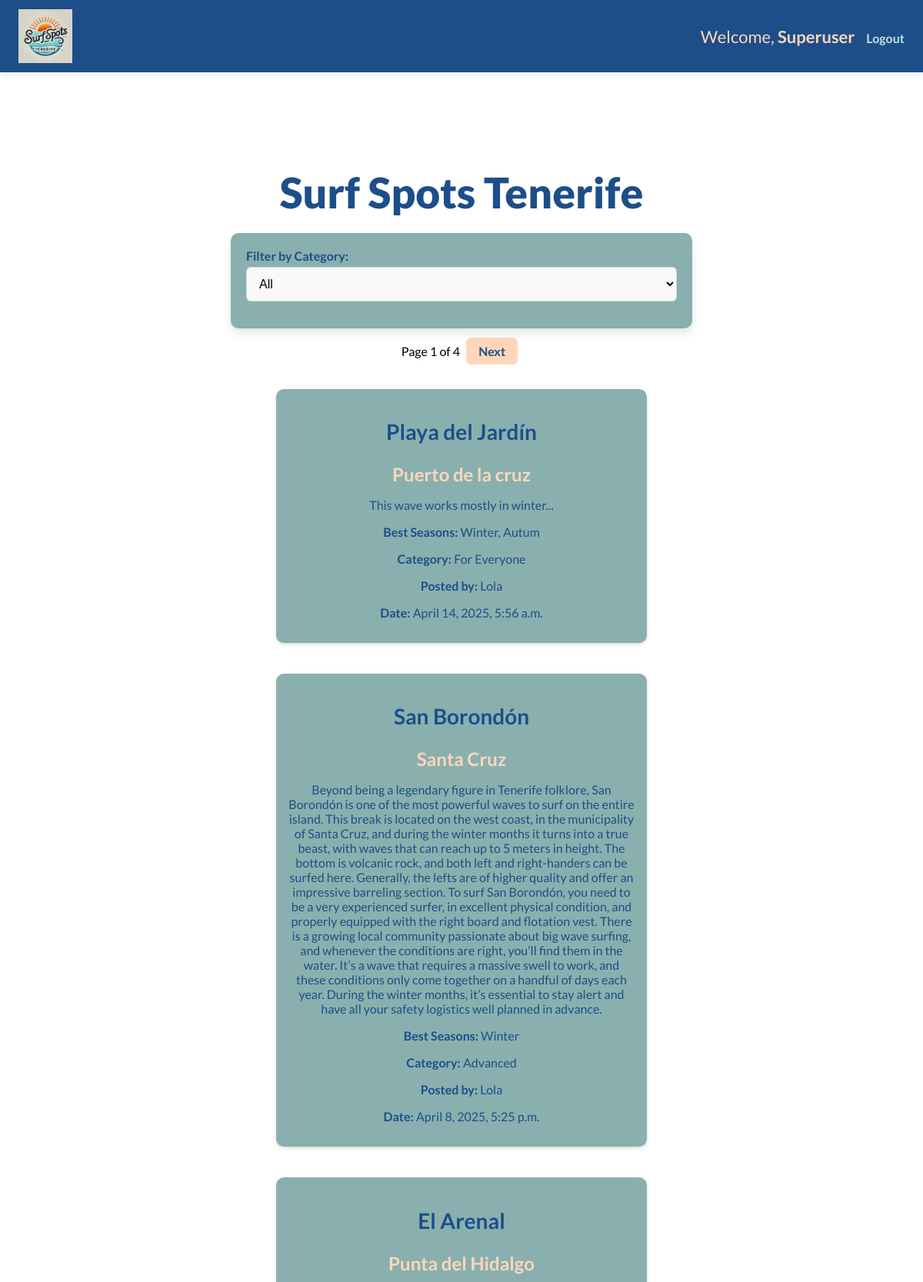
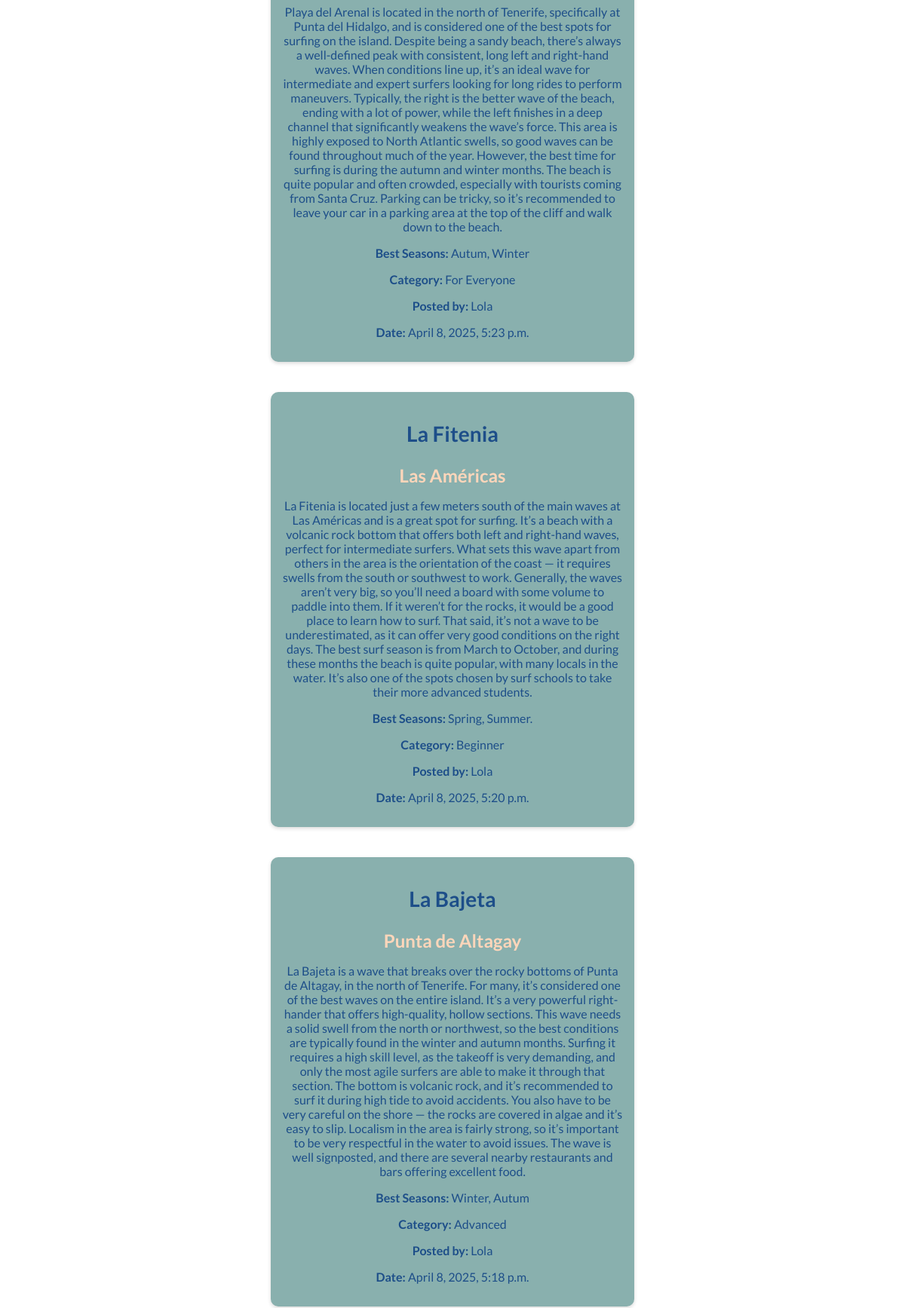
Screenshot of /users/home/ (signed in, upper part) with the database file from the repository (2 pictures, top to bottom).
### users_account/models.py (models this page shows, shortened)
class NovaUser(AbstractUser):
    pass

class SurfSpot(models.Model):
    CATEGORY_CHOICES = [
        ("Beginner", "Beginner"),
        ("Advanced", "Advanced"),
        ("For Everyone", "For Everyone"),
    ]
    title = models.CharField(max_length=50)
    location = models.CharField(max_length=50)
    description = models.TextField()
    best_seasons = models.CharField(max_length=300, blank=True, null=True)
    category = models.CharField(max_length=20, choices=CATEGORY_CHOICES, default="For Everyone") # New category field
    user = models.ForeignKey(settings.AUTH_USER_MODEL, on_delete=models.CASCADE)
    created_at = models.DateTimeField(auto_now_add=True)

### users_account/views.py (the view)
# urls.py: path('home/', views.home_view, name='home'),
@login_required
def home_view(request):
    if request.method == 'POST':
        form = SurfSpotForm(request.POST)
        if form.is_valid():
            surf_spot = form.save(commit=False)
            surf_spot.user = request.user
            surf_spot.save()
            messages.success(request, "Surf spot created successfully!")
            return redirect('home')
        else:
            print(form.errors) #debugging
    else:
        form = SurfSpotForm()
    selected_category = request.GET.get('category')
    print(f"Raw selected category: {selected_category}")
    if selected_category:
        surf_spots_list = SurfSpot.objects.filter(category=selected_category).order_by('-created_at')
        print(f"Selected category: {selected_category}, Surf spots found: {surf_spots_list.count()}") #debugging
    else:
        surf_spots_list = SurfSpot.objects.all().order_by('-created_at')
        print(f"No category selected, Total surf spots: {surf_spots_list.count()}") #debugging
    paginator = Paginator(surf_spots_list, 5) # ensured that is set to 5
    page_number = request.GET.get('page')
    surf_spots = paginator.get_page(page_number)
    return render(request, 'users_account/home.html', {
        'form': form,
        'surf_spots': surf_spots,
        'selected_category': selected_category,
    })

### users_account/forms.py (shortened to what this page needs)
class SurfSpotForm(forms.ModelForm):
    class Meta:
        model = SurfSpot
        fields = ['title', 'location', 'description', 'best_seasons', 'category'] #new field
        widgets = {
            'category': forms.Select(attrs={'class': 'form-control'}),
        }

### users_account/templates/users_account/home.html (shortened to what this page needs)
{% extends 'base.html' %}
{% block content %}
<div class="main-content">
    <h1 class="main-title">Surf Spots Tenerife</h1>
    <form method="GET" action="{% url 'home' %}" class="category-filter-form">
        <label for="category">Filter by Category:</label>
        <select name="category" id="category" onchange="this.form.submit()">
            <option value="" {% if not selected_category %}selected{% endif %}>All</option>
        </select>
    </form>
    {% if surf_spots %}
    <div class="pagination">
        <span>Page {{ surf_spots.number }} of {{ surf_spots.paginator.num_pages }}</span>
        {% if surf_spots.has_next %}
        <a
            href="?page={{ surf_spots.next_page_number }}{% if selected_category %}&category={{ selected_category }}{% endif %}">Next</a>
        {% endif %}
    </div>
    <div id="surf-spots-list">
        {% for spot in surf_spots %}
        <div class="surf-spot">
            <h2 class="spot-title">
                <a href="{% url 'surf_spot_detail' spot_id=spot.id %}">{{ spot.title }}</a>
            </h2>
            <h3><strong> {{ spot.location }} </strong></h3>
            <p>{{ spot.description }}</p>
            <p><strong>Best Seasons:</strong> {{ spot.best_seasons }}</p>
            <p><strong>Category:</strong> {{ spot.category }}</p>
            <p><strong>Posted by:</strong> {{ spot.user.username }}</p>
            <p><strong>Date:</strong> {{ spot.created_at }}</p>
        </div>
        {% endfor %}
    </div>
    {% else %}
    <p>No surf spots found for the selected category.</p>
    {% endif %}
</div>
{% endblock %}

### templates/base.html (shortened to what this page needs)
{% load static %}
<!DOCTYPE html>
<html lang="en">
<head>
    <link rel="stylesheet" href="{% static 'css/styles.css' %}">
</head>
<body>
    <nav class="navbar">
        <div class="nav-container">
            <div class="logo">
                <img src="{% static 'images/logo.png' %}" alt="Surf Spots Logo" class="logo-img">
            </div>
            <ul class="nav-links">
                {% if request.user.is_authenticated %}
                <li>Welcome, <strong>{{ request.user.username }}</strong></li>
                <li><a href="{% url 'logout' %}" class="nav-link">Logout</a></li>
                {% else %}
                    {% if request.path == '/login/' %}
                        <li><a href="{% url 'login' %}" class="nav-link">Login</a></li>
                    {% endif %}
                {% endif %}
            </ul>
        </div>
    </nav>
    <main>
        {% block content %}{% endblock %}
    </main>
</body>
</html>

### static/css/styles.css (style rules this page uses)
:root { --light-orange: #FFD6BA; --light-green: #BEE3DB; --mint-green: #89B0AE; --dark: #1D4E89; --light: #FAF9F9; }
*, *::before, *::after { box-sizing: inherit; }
body, html { margin: 0; padding: 0; box-sizing: border-box; font-family: 'Lato', sans-serif; overflow-x: hidden; scroll-behavior: smooth; }
.navbar { background-color: var(--dark); padding: 12px 24px; position: fixed; top: 0; left: 0; width: 100%; z-index: 1000; box-shadow: 0 2px 8px rgba(0, 0, 0, 0.1); color: var(--light); }
.nav-container { display: flex; justify-content: space-between; align-items: center; flex-wrap: wrap; max-width: 1200px; margin: 0 auto; }
.nav-links { list-style: none; display: flex; flex-wrap: wrap; align-items: center; gap: 15px; }
.nav-links li { color: var(--light-orange); }
.nav-links a { text-decoration: none; color: var(--light-green); font-weight: bold; font-size: 16px; transition: color 0.3s ease; }
.logo { display: flex; align-items: center; gap: 12px; color: var(--light-orange); font-weight: bold; text-decoration: none; font-size: 22px; }
.logo-img { height: 70px; width: auto; }
h1, h2, h3, p { margin-bottom: 15px; text-align: center; color: var(--dark); }
h1 { font-size: clamp(24px, 5vw, 36px); }
h2 { font-size: clamp(20px, 4vw, 28px); color: var(--mint-green); }
h3 { font-size: clamp(18px, 3vw, 24px); color: var(--light-orange); }
p, li, .nav-links a { font-size: clamp(18px, 2.5vw, 22px); }
p, form label, form input, form textarea, form select, .nav-links a, .comment, .surf-spot, button { font-size: clamp(14px, 2.5vw, 16px); }
a { cursor: pointer; color: var(--dark); text-decoration: none; transition: transform 0.2s ease, color 0.2s ease; font-weight: 700; }
main { padding-top: 80px; }
.main-content { padding: 20px; padding-top: 100px; margin: 0 auto; max-width: 1200px; }
.main-title { font-size: clamp(28px, 6vw, 55px); font-weight: 800; color: var(--dark); margin-bottom: 20px; }
.spot-title { color: var(--dark); }
form { background: var(--mint-green); padding: 20px; border-radius: 10px; box-shadow: 0 6px 12px rgba(0, 0, 0, 0.1); margin: 20px auto; width: 100%; max-width: 600px; color: var(--dark); }
form label { display: flex; font-weight: bold; margin-bottom: 5px; margin-top: 0; }
form input, form textarea, form select { width: 100%; padding: 12px; margin-bottom: 15px; border: 1px solid var(--light-green); border-radius: 6px; font-size: 16px; background-color: var(--light); }
#surf-spots-list { display: grid; grid-template-columns: repeat(auto-fit, minmax(300px, 1fr)); gap: 20px; max-width: 1200px; margin: 0 auto; padding: 20px; }
.surf-spot { background: var(--mint-green); padding: 15px; border-radius: 10px; margin-bottom: 20px; box-shadow: 0 2px 5px rgba(0, 0, 0, 0.15); color: white; }
.pagination { text-align: center; margin: 20px 0; }
.pagination a { padding: 8px 16px; margin: 0 5px; background-color: var(--light-orange); color: var(--dark); border-radius: 6px; text-decoration: none; }
@media (min-width: 1024px) { .form, #surf-spots-list { width: 45%; } }

### rows the page displays
NovaUser: user.username "Superuser"
SurfSpot: title "Playa del Jardín", location "Puerto de la cruz", description "This wave works mostly in winter...", best_seasons "Winter, Autum", category "For Everyone", user.username "Lola", created_at "April 14, 2025, 5:56 a.m."
SurfSpot: title "San Borondón", location "Santa Cruz", description "Beyond being a legendary figure in Tenerife folklore, San Borondón is one of the most powerful waves to surf on the entire island. This break is located on the west coast, in the municipality of Santa Cruz, and during the winter months it turns into a true beast, with waves that can reach up to 5 meters in height. The bottom is volcanic rock, and both left and right-handers can be surfed here. Generally, the lefts are of higher quality and offer an impressive barreling section. To surf San Borondón, you need to be a very experienced surfer, in excellent physical condition, and properly equipped with the right board and flotation vest. There is a growing local community passionate about big…", best_seasons "Winter", category "Advanced", user.username "Lola", created_at "April 8, 2025, 5:25 p.m."
SurfSpot: title "El Arenal", location "Punta del Hidalgo", description "Playa del Arenal is located in the north of Tenerife, specifically at Punta del Hidalgo, and is considered one of the best spots for surfing on the island. Despite being a sandy beach, there’s always a well-defined peak with consistent, long left and right-hand waves. When conditions line up, it’s an ideal wave for intermediate and expert surfers looking for long rides to perform maneuvers. Typically, the right is the better wave of the beach, ending with a lot of power, while the left finishes in a deep channel that significantly weakens the wave’s force. This area is highly exposed to North Atlantic swells, so good waves can be found throughout much of the year. However, the best time for…", best_seasons "Autum, Winter", category "For Everyone", user.username "Lola", created_at "April 8, 2025, 5:23 p.m."
SurfSpot: title "La Fitenia", location "Las Américas", description "La Fitenia is located just a few meters south of the main waves at Las Américas and is a great spot for surfing. It’s a beach with a volcanic rock bottom that offers both left and right-hand waves, perfect for intermediate surfers. What sets this wave apart from others in the area is the orientation of the coast — it requires swells from the south or southwest to work. Generally, the waves aren’t very big, so you’ll need a board with some volume to paddle into them. If it weren’t for the rocks, it would be a good place to learn how to surf. That said, it’s not a wave to be underestimated, as it can offer very good conditions on the right days. The best surf season is from March to October,…", best_seasons "Spring, Summer.", category "Beginner", user.username "Lola", created_at "April 8, 2025, 5:20 p.m."
SurfSpot: title "La Bajeta", location "Punta de Altagay", description "La Bajeta is a wave that breaks over the rocky bottoms of Punta de Altagay, in the north of Tenerife. For many, it’s considered one of the best waves on the entire island. It’s a very powerful right-hander that offers high-quality, hollow sections. This wave needs a solid swell from the north or northwest, so the best conditions are typically found in the winter and autumn months. Surfing it requires a high skill level, as the takeoff is very demanding, and only the most agile surfers are able to make it through that section. The bottom is volcanic rock, and it’s recommended to surf it during high tide to avoid accidents. You also have to be very careful on the shore — the rocks are covered…", best_seasons "Winter, Autum", category "Advanced", user.username "Lola", created_at "April 8, 2025, 5:18 p.m."

### other values shown
{{ surf_spots.number }} "1"
{{ surf_spots.paginator.num_pages }} "4"
